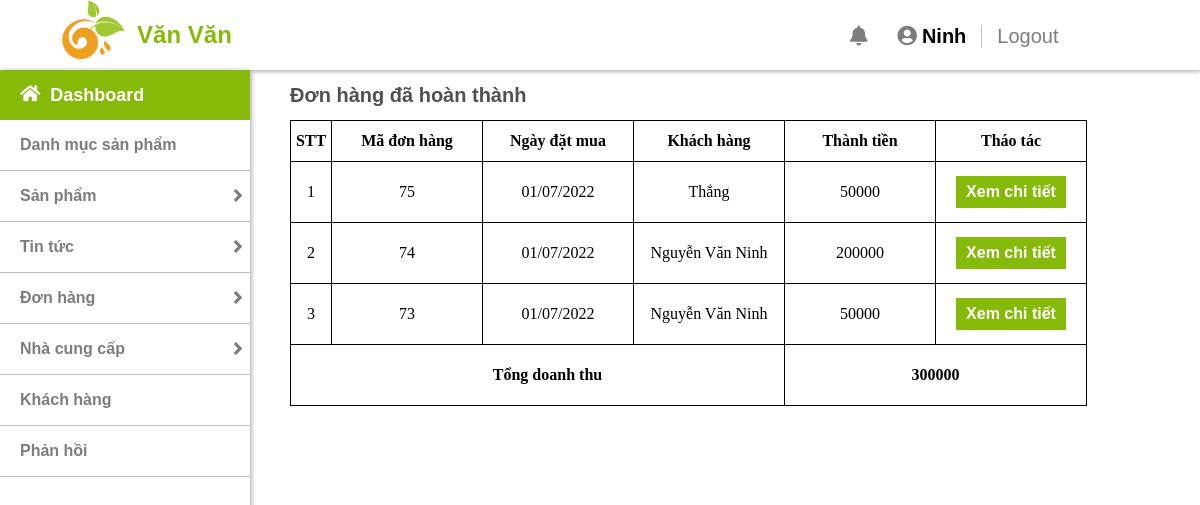
The app's page /admin/sales.php (signed in) with its own data.
### tables this page shows
CREATE TABLE `tblorder` (
  `order_id` int(11) NOT NULL,
  `user_id` int(11) NOT NULL,
  `date` datetime NOT NULL,
  `status` int(11) NOT NULL DEFAULT 0,
  `name` varchar(50) NOT NULL,
  `address` varchar(255) NOT NULL,
  `phone` int(11) NOT NULL,
  `payment_method` int(11) NOT NULL DEFAULT 0,
  `note` varchar(255) NOT NULL
);

### lib/database.php (called while the page is built, shortened)
<?php
    class Database{
        public $host = DB_HOST;
        public $user = DB_USER;
        public $pass = DB_PASS;
        public $dbname = DB_NAME;
        public $link;
        private function connectDB(){
            $this->link =  new mysqli($this->host, $this->user, $this->pass, $this->dbname);
        }
        public function select($query){
            $result = $this->link->query($query) or die($this->link->error.__LINE__);
            if($result->num_rows > 0){
                return $result;
            }
            else {
                return false;
            }
        }
    }

### classes/order.php (called while the page is built, shortened)
<?php
    $filepath = realpath(dirname(__FILE__));
    include_once ($filepath.'/../lib/database.php');
?>
<?php
    class order{
        private $db;
        public function __construct()
        {
            $this->db = new Database();
        }
        public function get_order_by_status($status){
            $get_order = "SELECT * FROM tblorder WHERE status = '$status'
            order by order_id DESC";
            $result_order = $this->db->select($get_order);
            return $result_order;
        }
        public function get_sum($order_id){
            $query = "SELECT *FROM order_detail WHERE order_id = '$order_id'";
            $result = $this->db->select($query);
        }
    }
?>

### lib/session.php (called while the page is built, shortened)
<?php
    class Session{
        public static function get($key){
            if(isset($_SESSION[$key])){
                return $_SESSION[$key];
            }
            else{
                return false;
            }
        }
    }
?>

### admin/sales.php (the view)
<?php
    include "include/header.php";
    include "include/sidebar.php";
    include "../classes/order.php";
?>
<?php
    $order = new order();
?>
<div class="content">
    <p class="content-title">Đơn hàng đã hoàn thành</p>
    <table>
        <tr>
            <th id="stt">STT</th>
            <th>Mã đơn hàng</th>
            <th>Ngày đặt mua</th>
            <th>Khách hàng</th>
            <th>Thành tiền</th>
            <th>Tháo tác</th>
        </tr>
        <?php
           $get_order = $order->get_order_by_status(3);
           $i = 0;
           $s = 0;
            if($get_order){
                while($result = $get_order->fetch_assoc()){
                    $i ++;
        ?>
        <tr>
            <td  id="stt"><?php echo $i; ?></td>
            <td ><?php  echo $result['order_id'] ?></td>
            <td ><?php  echo date('d/m/Y',  strtotime($result['date'])) ?></td>
            <td ><?php  echo $result['name'] ?></td>
            <td ><?php
                $order->get_sum($result['order_id']);
                echo Session::get('sum_price');
                $s += Session::get('sum_price');
            ?></td>
             <td><a href="orderdetail.php?order_id=<?php echo $result['order_id'] ?>">Xem chi tiết</a></td>
        </tr>
        <?php
                }
            }
        ?>
        <tr>
            <td colspan="4" style="font-weight: bold ; padding-left: 20px">Tổng doanh thu</td>
            <td colspan="2" style="text-align:center; font-weight: bold"><?php echo $s ?></td>
        </tr>
    </table>
</div>

### admin/css/style.css (style rules this page uses)
* { margin: 0; padding: 0; }
a { text-decoration: none; }
h1, h2, h3, p, a { font-family: "Roboto Slab", sans-serif; }
.content { float: right; width: calc(100% - 290px); padding-bottom: 100px; }
.content-title { color: rgba(51, 48, 48, 0.85); font-size: 20px; font-weight: bold; line-height: 50px; }
th { height: 40px; }
td, th { border: 1px solid; width: 150px; }
td { height: 40px; }
table { border-collapse: collapse; }
#stt { width: 40px; }
td { padding-top: 10px; padding-bottom: 10px; text-align: center; }
td>a { background: #86ba09; color: white; padding-top: 7px; padding-left: 10px; padding-right: 10px; padding-bottom: 7px; font-weight: bold; margin-left: 5px; margin-right: 5px; display: inline-block; }

### records on screen
tblorder: order_id "75", date "01/07/2022", name "Thắng", Session "50000"
tblorder: order_id "74", date "01/07/2022", name "Nguyễn Văn Ninh", Session "200000"
tblorder: order_id "73", date "01/07/2022", name "Nguyễn Văn Ninh", Session "50000"

### other values on screen
$admin_name "Ninh"
$s "300000"
